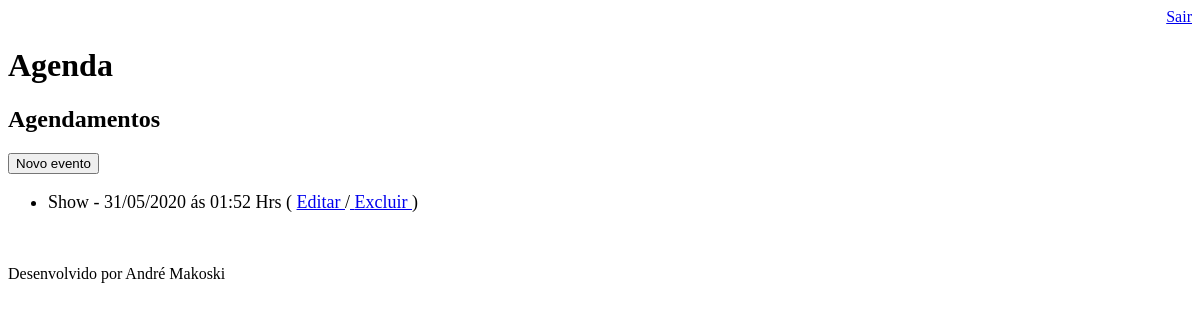
Page /agenda/ (signed in) on the earlier database version.
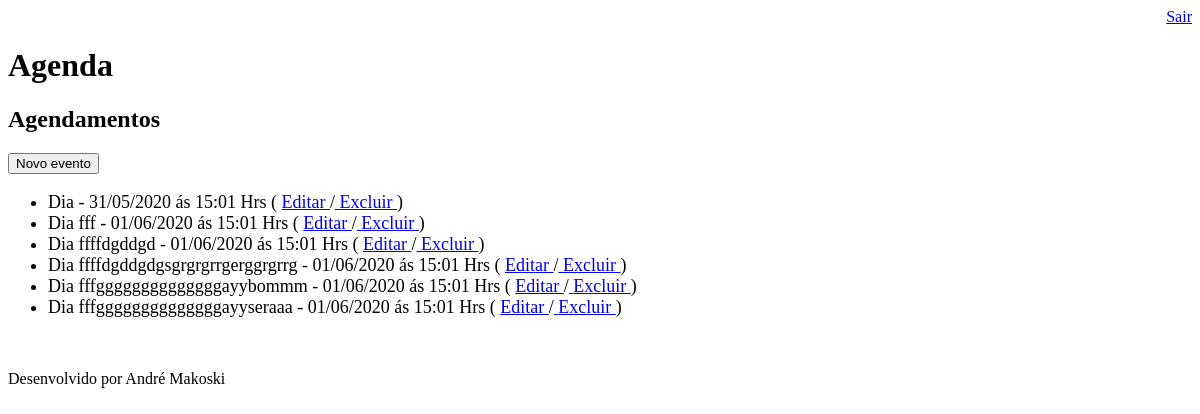
Same page on the later database version.
### core/models.py (models this page shows, shortened)
class Evento(models.Model):
    titulo = models.CharField(max_length=100)
    descricao = models.TextField(blank=True, null=True)
    data_evento = models.DateTimeField(verbose_name='Data do Evento')
    data_criacao = models.DateTimeField(auto_now=True)
    usuario = models.ForeignKey(User, on_delete=models.CASCADE)
    class Meta:
        db_table = 'evento'
    def get_data_evento(self):
        return self.data_evento.strftime('%d/%m/%Y ás %H:%M Hrs')
    def get_evento_atrasado(self):
        if self.data_evento < datetime.now():
            return True
        else:
            return False

### core/views.py (the view)
# urls.py: path('agenda/', views.lista_eventos),
@login_required(login_url='/login/')
def lista_eventos(request):
    usuario = request.user
    data_atual = datetime.now() - timedelta(hours=1)
    evento = Evento.objects.filter(usuario=usuario,
                                   data_evento__gt=data_atual)    ##all()   ##get(id=1)
    dados = {'eventos':evento}
    return render(request, 'agenda.html',dados)

### template/agenda.html (shortened to what this page needs)
{% extends "model-page.html" %}
{% block content %}
    <h2>Agendamentos</h2>
        <a href="evento/"><button type="button">Novo evento</button>
    </a>
    <ul style="font-size: 18px">
         {% for evento in eventos %}
             <li>
                 <div style=>
                    {{ evento.titulo }} - {{ evento.get_data_evento }}
                    ( <a href="evento/?id={{ evento.id }}"> Editar </a>
                    /<a href="evento/delete/{{ evento.id }}/"> Excluir </a>)
                 </div>
             </li>
         {% endfor %}
    </ul>
{% endblock %}

### template/model-page.html
<!DOCTYPE html>
<html lang="en">
<head>
    {% include "model-header.html" %}
</head>
<body>
    {% block content %} {% endblock %}
    {% include "model-footer.html" %}
</body>
</html>

### template/model-header.html (shortened to what this page needs)
<div align="right">
    <a href="/logout">Sair</a>
</div>
<h1>Agenda</h1>

### template/model-footer.html
<br><p>Desenvolvido por André Makoski</p>

Differences in the rows shown:
removed Evento: titulo "Show", get_data_evento "31/05/2020 ás 01:52 Hrs"
added Evento: titulo "Dia", get_data_evento "31/05/2020 ás 15:01 Hrs"
added Evento: titulo "Dia fff", get_data_evento "01/06/2020 ás 15:01 Hrs"
added Evento: titulo "Dia ffffdgddgd", get_data_evento "01/06/2020 ás 15:01 Hrs"
added Evento: titulo "Dia ffffdgddgdgsgrgrgrrgerggrgrrg", get_data_evento "01/06/2020 ás 15:01 Hrs"
added Evento: titulo "Dia fffggggggggggggggayybommm", get_data_evento "01/06/2020 ás 15:01 Hrs"
added Evento: titulo "Dia fffggggggggggggggayyseraaa", get_data_evento "01/06/2020 ás 15:01 Hrs"
